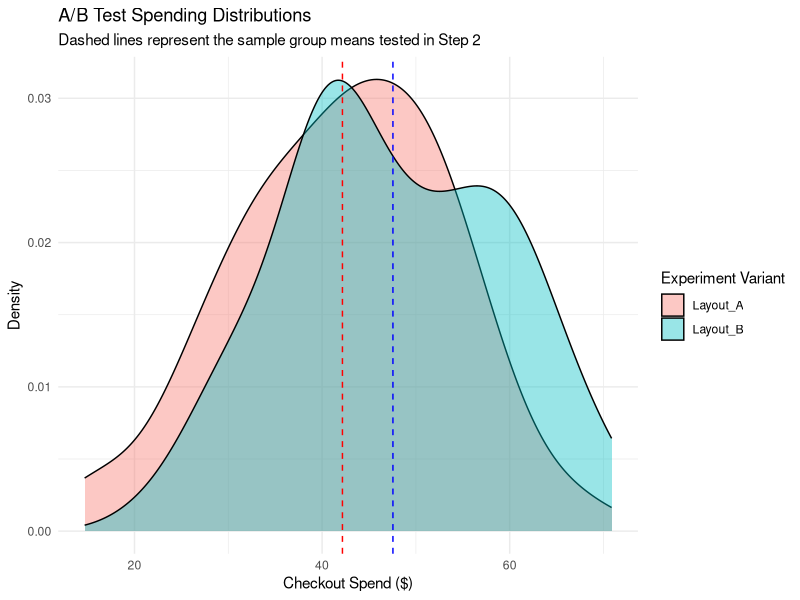

R code for this plot:
# ==============================================================================
# Day 20: Hypothesis Testing
# 30-Days-Of-R
# Author: Benjamin Kithome
# ==============================================================================

# Load required libraries
library(tidyverse)

# Set seed for reproducible data generation
set.seed(303)

# ------------------------------------------------------------------------------
# 1. One-Sample t-test
# ------------------------------------------------------------------------------
# Context: An operations team claims the average support ticket response time is 15 minutes.
# Task: Test if our actual team performance significantly differs from this claim.
ticket_times <- rnorm(45, mean = 13.8, sd = 3.5)

print("--- Step 1: Running One-Sample t-test ---")
# H0: mu = 15 | H1: mu != 15
one_sample_result <- t.test(ticket_times, mu = 15)
print(one_sample_result)

# Quick evaluation extract
if (one_sample_result$p.value < 0.05) {
  cat("Result: Reject H0. The mean response time significantly differs from 15 minutes.\n\n")
} else {
  cat("Result: Fail to reject H0. No significant difference from 15 minutes detected.\n\n")
}

# ------------------------------------------------------------------------------
# 2. Independent Two-Sample t-test
# ------------------------------------------------------------------------------
# Context: Comparing purchase amounts between users exposed to Layout A vs. Layout B.
# Task: Determine if conversion layout changes impacted checkout spending behavior.
ab_test_data <- tibble(
  layout = rep(c("Layout_A", "Layout_B"), each = 50),
  spend  = c(rnorm(50, mean = 42, sd = 10), rnorm(50, mean = 47, sd = 12))
)

print("--- Step 2: Running Independent Two-Sample t-test ---")
# H0: Mean Spend A = Mean Spend B
two_sample_result <- t.test(spend ~ layout, data = ab_test_data)
print(two_sample_result)

# ------------------------------------------------------------------------------
# 3. Paired t-test
# ------------------------------------------------------------------------------
# Context: Tracking the conversion score of 30 specific leads before and after an email sequence.
# Task: Test if the campaign caused a statistically significant increase in lead quality.
campaign_evaluation <- tibble(
  lead_id   = 1:30,
  score_pre  = round(runif(30, 45, 75)),
  score_post = score_pre + round(rnorm(30, mean = 6, sd = 4)) # Simulating growth
)

print("--- Step 3: Running Paired t-test ---")
# H0: Mean difference between pre and post scores is 0
paired_result <- t.test(campaign_evaluation$score_post, campaign_evaluation$score_pre, paired = TRUE)
print(paired_result)

# ------------------------------------------------------------------------------
# 4. Visual Verification (Exploratory Verification)
# ------------------------------------------------------------------------------
# Task: Plot the distribution for the Two-Sample experiment to visually audit the results.
hypothesis_viz <- ggplot(ab_test_data, aes(x = spend, fill = layout)) +
  geom_density(alpha = 0.4) +
  geom_vline(xintercept = mean(ab_test_data$spend[ab_test_data$layout == "Layout_A"]), color = "red", linetype = "dashed") +
  geom_vline(xintercept = mean(ab_test_data$spend[ab_test_data$layout == "Layout_B"]), color = "blue", linetype = "dashed") +
  theme_minimal() +
  labs(
    title = "A/B Test Spending Distributions",
    subtitle = "Dashed lines represent the sample group means tested in Step 2",
    x = "Checkout Spend ($)",
    y = "Density",
    fill = "Experiment Variant"
  )

print("--- Step 4: Generating Validation Plot ---")
print(hypothesis_viz)
